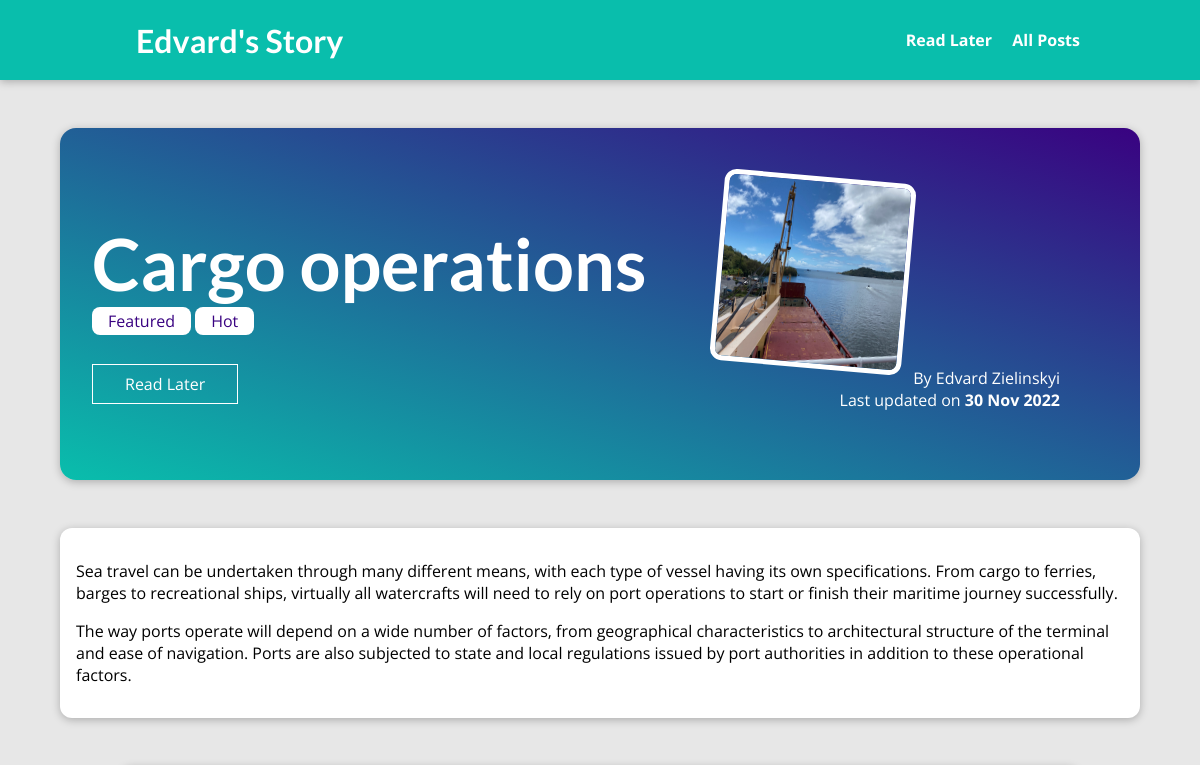
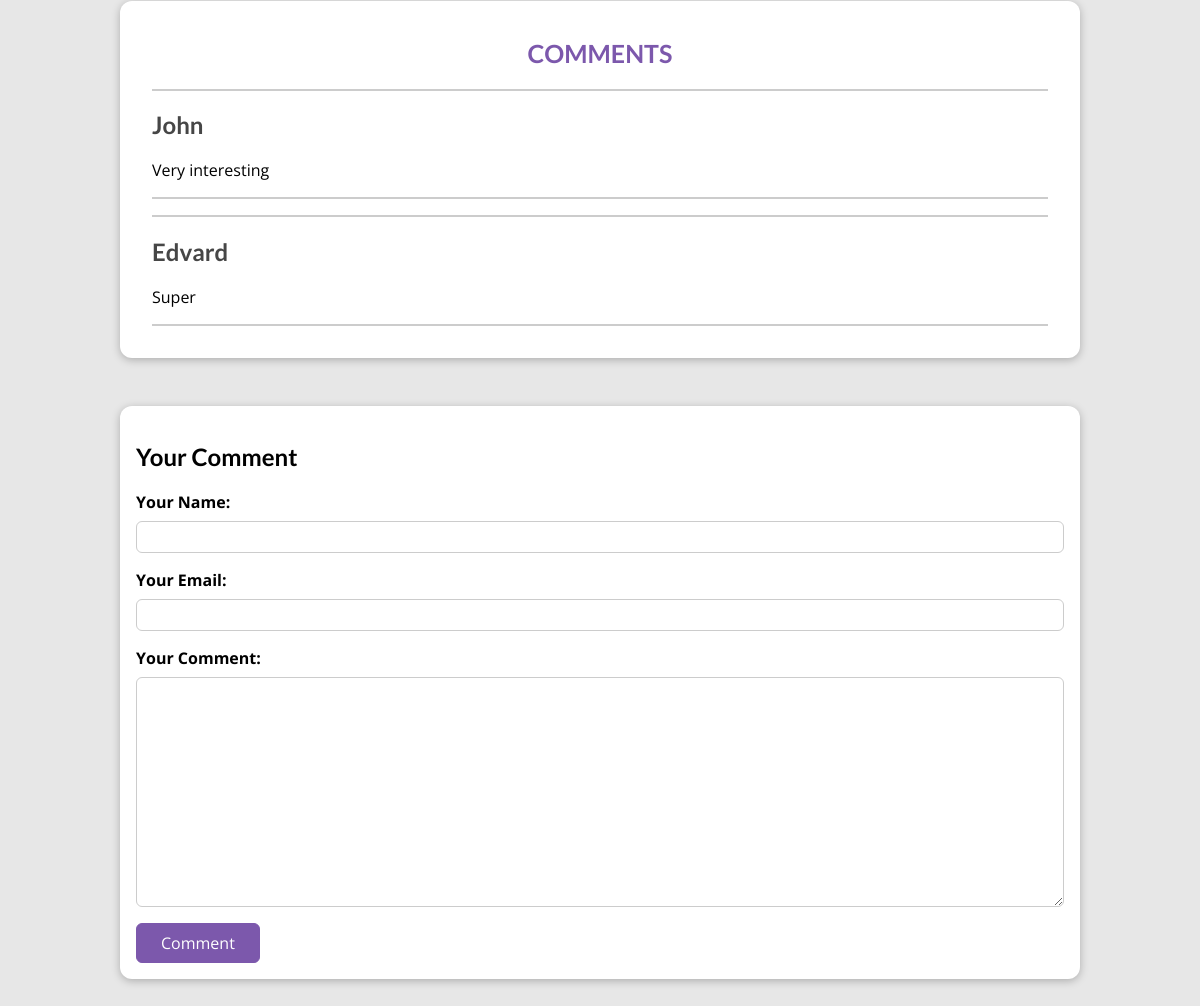
/posts/cargo-operations, run on the app's committed database (2 pictures, top to bottom).
### blog/models.py (models this page shows, shortened)
class Post(models.Model):
    title = models.CharField(max_length=150)
    excerpt = models.CharField(max_length=300)
    image = models.ImageField(upload_to="posts", null=True)
    date = models.DateField(auto_now=True)
    slug = models.SlugField(unique=True, db_index=True)
    content = models.TextField()
    author = models.ForeignKey(Author, on_delete=models.SET_NULL, null=True, related_name="pots")
    tag = models.ManyToManyField(Tag)

class Tag(models.Model):
    caption = models.CharField(max_length=100)

class Author(models.Model):
    first_name = models.CharField(max_length=100)
    last_name = models.CharField(max_length=100)
    emil_address = models.EmailField(max_length=100)
    def full_name(self):
        return f"{self.first_name} {self.last_name}"
    def __str__(self):
        return self.full_name()

class Comment(models.Model):
    user_name = models.CharField(max_length=120)
    user_email = models.EmailField()
    text = models.TextField(max_length=400)
    post = models.ForeignKey(Post, on_delete=models.CASCADE, related_name="comments")

### blog/views.py (the view, shortened to what this page needs)
# urls.py: path('posts/<slug:slug>', views.PostDetail.as_view(), name='post_detail_page'),
class PostDetail(View):
    def is_stored_post(self, request, post_id):
        stored_posts = request.session.get("stored_posts")
        if stored_posts is not None:
            is_saved_for_later = post_id in stored_posts
        else:
            is_saved_for_later = False
        return is_saved_for_later
    def get(self, request, slug):
        ident_post = Post.objects.get(slug=slug)
        context = {
            "post": ident_post,
            "post_tags": ident_post.tag.all(),
            "comment": CommentForm(),
            "all_comments": ident_post.comments.all().order_by("-id"),
            "saved_for_later": self.is_stored_post(request, ident_post.id),
        }
        return render(request, "blog/post-detail.html", context)

### blog/forms.py
class CommentForm(forms.ModelForm):
    class Meta:
        model = Comment
        exclude = ["post"]
        labels = {
            "user_name": "Your Name",
            "user_email": "Your Email",
            "text": "Your Comment"
        }

### blog/templates/blog/post-detail.html (shortened to what this page needs)
{% extends 'base.html' %}
{% load static %}
{% block css_files %}
    <link rel="stylesheet" href="{% static "blog/post-detail.css" %}" />
{% endblock %}
{% block content %}
    <section id='summary'>
        <h2>{{ post.title }}</h2>
        <div>
            {% for tagg in post_tags %}
                <span class="tag">{{ tagg.caption }}</span>
            {% endfor %}
        </div>
        <div id="read-later">
            <form action="{% url 'read-later' %}" method="POST">
                <button>
                    {% if saved_for_later %}
                        Remove from "Read Later" List
                    {% else %}
                        Read Later
                    {% endif %}
                </button>
            </form>
        </div>
        <article>
            <img src="{{ post.image.url }}" alt="{{ post.title }}"/>
            <adress>By <a href="mailto:{{ post.author.emil_address }}">{{ post.author }}</a></adress>
            <div>
                Last updated on <time>{{ post.date|date:'d M Y' }}</time>
            </div>
        </article>
    </section>
    <main>
        {{ post.content|linebreaks }}
    </main>
    <section id="comments">
        <div class="comment-name">
        <h1>COMMENTS</h1>
        </div>
        <ul>
            {% for comment in all_comments %}
            <li>
                <h2>{{ comment.user_name }}</h2>
                <p>{{ comment.text|linebreaks }}</p>
            </li>
            {% endfor %}
        </ul>
    </section>
    <section id="comment-form">
        <h2>Your Comment</h2>
        <form action="{% url "post_detail_page" post.slug %}" method="POST">
            {% for field in comment %}
                <div class="form-control {% if field.errors %}invalid{% endif %}">
                    {{ field.label_tag }}
                    {{ field }}
                </div>
            {% endfor %}
            <button>Comment</button>
        </form>
    </section>
{% endblock %}

### templates/base.html (shortened to what this page needs)
{% load static %}
<!DOCTYPE html>
<html lang="en">
<head>
  <link rel="stylesheet" href="{% static "app.css" %}">
  {% block css_files %}{% endblock %}
</head>
<body>
  <header id="main-navigation">
    <h1><a href="{% url 'starting_page' %}">Edvard's Story</a></h1>
    <nav>
      <a href="{% url 'read-later' %}">Read Later</a>
      <a href="{% url 'posts-page' %}">All Posts</a>
    </nav>
  </header>
  {% block content %}
  {% endblock %}
</body>
</html>

### static/app.css (style rules this page uses)
* { box-sizing: border-box; }
html { font-family: 'Open Sans', 'Lato', sans-serif; }
body { margin: 0; }
h1, h2, h3 { font-family: 'Lato', sans-serif; font-weight: bold; }
#main-navigation { width: 100%; height: 5rem; display: flex; justify-content: space-between; align-items: center; padding: 0 10%; position: absolute; top: 0; left: 0; }
#main-navigation a { text-decoration: none; color: white; font-weight: bold; margin-left: 1rem; }

### blog/static/blog/post-detail.css (style rules this page uses)
body { background-color: #e7e7e7; }
#main-navigation { background-color: #09beac; box-shadow: 0 2px 8px rgba(0, 0, 0, 0.25); }
#summary { margin: 8rem auto 3rem auto; padding: 2rem; width: 90%; max-width: 90rem; border-radius: 16px; background: linear-gradient(to right top, #09beac, #390281); position: relative; box-shadow: 0 2px 8px rgba(0, 0, 0, 0.25); height: 22rem; }
#summary h2 { color: white; font-size: 4.5rem; margin-bottom: 0.25rem; }
#summary article { position: absolute; top: 2rem; right: 3rem; padding: 1rem 2rem; border-radius: 12px; text-align: right; color: white; }
#summary article img { width: 12rem; height: 12rem; border-radius: 12px; transform: rotateZ(5deg); border: 5px solid white; margin-bottom: 1rem; }
#summary a { color: white; text-decoration: none; }
#summary time { font-weight: bold; }
#read-later { margin: 2rem 0; }
#read-later button { background-color: transparent; border: 1px solid white; padding: 0.5rem 2rem; font: inherit; color: white; cursor: pointer; }
main { width: 90%; max-width: 90rem; margin: 3rem auto; background-color: white; padding: 1rem; border-radius: 12px; box-shadow: 0 2px 8px rgba(0, 0, 0, 0.25); }
.tag { background-color: white; color: #390281; padding: 0.2rem 1rem; border-radius: 8px; }
#comment-form { margin: 3rem auto; width: 90%; max-width: 60rem; border-radius: 12px; background-color: white; box-shadow: 0 2px 8px rgba(0, 0, 0, 0.25); padding: 1rem; }
#comment-form button { font: inherit; background-color: #7c58ac; color: white; border: 1px solid #7c58ac; padding: 0.5rem 1.5rem; border-radius: 6px; cursor: pointer; }
.form-control { margin-bottom: 1rem; }
.form-control label { font-weight: bold; margin-bottom: 0.5rem; display: block; }
.form-control input, .form-control textarea { display: block; width: 100%; font: inherit; padding: 0.25rem; border-radius: 6px; border: 1px solid #ccc; }
#comments { margin: 3rem auto; width: 90%; max-width: 60rem; border-radius: 12px; background-color: white; box-shadow: 0 2px 8px rgba(0, 0, 0, 0.25); padding: 1rem 2rem; }
#comments ul { list-style: none; margin: 0; padding: 0; }
#comments li { margin-bottom: 1rem; border-bottom: 2px solid #ccc; border-top: 2px solid #ccc; }
#comments h1 { font-size: 25px; color: #7c58ac; display: flex; justify-content: center; }
#comments h2 { color: #464646; }

### data on the page
Post: title "Cargo operations", image (picture), author "Edvard Zielinskyi", date "30 Nov 2022", content "Sea travel can be undertaken through many different means, with each type of vessel having its own specifications. From cargo to ferries, barges to recreational ships, virtually all watercrafts will need to rely on port operations to start or finish their maritime journey successfully. The way ports operate will depend on a wide number of factors, from geographical characteristics to architectural structure of the terminal and ease of navigation. Ports are also subjected to state and local regulations issued by port authorities in addition to these operational factors."
Tag: caption "Featured"
Tag: caption "Hot"
Comment: user_name "John", text "Very interesting"
Comment: user_name "Edvard", text "Super"

### other printed values
{{ field.label_tag }} "Your Name:" "Your Email:" "Your Comment:"
